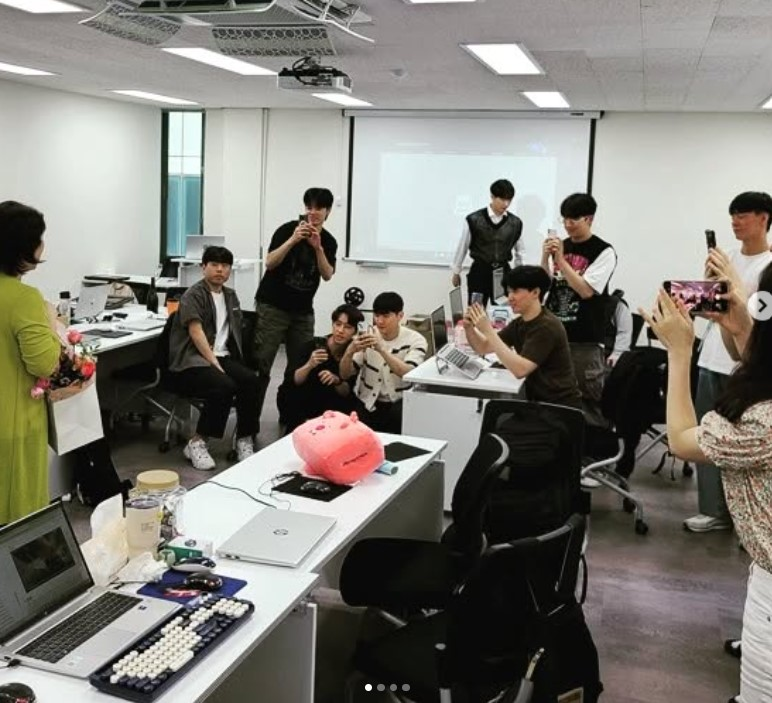
#> input picture python/sample.jpg, 772 x 703 px, given in place of the camera
$ python trackbarHSV.py
#> lines starting #> are read from the running program, lines starting #| are printed output that depends on the picture; after the words box and inside, x2 and y2 are one past the last pixel; in counts of white or black regions, pixels touching at a corner belong together
#트랙바에서 선택한대로 색깔검출

import cv2
import numpy as np
#cap = cv2.VideoCapture(r"C:\KIROS\pro_\a1_deep\basic\yoloRcCar.mp4")
cap = cv2.VideoCapture(0)
cap.set(3, 320)  # 프레임 너비
cap.set(4, 240)  # 프레임 높이

ch_hsv = np.array([0, 0, 0])  # 초기 HSV 값을 설정합니다.

def change_color(x):
  global ch_hsv
  r = cv2.getTrackbarPos("R", "Image")
  g = cv2.getTrackbarPos("G", "Image")
  b = cv2.getTrackbarPos("B", "Image")
  s = cv2.getTrackbarPos("S", "Image")
  v = cv2.getTrackbarPos("V", "Image")
  color = [b,g,r]
  image[:] = color

  pixel = np.uint8([[color]])
  hsv = cv2.cvtColor(pixel, cv2.COLOR_BGR2HSV)
  hsv = hsv[0][0]
  print("bgr: ", color)
  print("hsv: ", hsv)
  ch_hsv = [hsv[0],s,v]


image = np.zeros((600, 400, 3), np.uint8)
cv2.namedWindow("Image")

cv2.createTrackbar("R", "Image", 0, 255, change_color)
cv2.createTrackbar("G", "Image", 0, 255, change_color)
cv2.createTrackbar("B", "Image", 0, 255, change_color)
cv2.createTrackbar("S", "Image", 0, 255, change_color)
cv2.createTrackbar("V", "Image", 0, 255, change_color)

while True:
    ret, frame = cap.read()
#> frame is the input picture: shape (703, 772, 3); mean B, G, R 117.3, 124.3, 126.8
    if not ret:
        break

    hsv = cv2.cvtColor(frame, cv2.COLOR_BGR2HSV)
#> hsv: shape (703, 772, 3); mean H, S, V 40.1, 39.4, 128.9

    lower = np.array([ch_hsv[0] - 10, ch_hsv[1], ch_hsv[2]])
    upper = np.array([ch_hsv[0] + 10, 255, 255])
    img_mask = cv2.inRange(hsv, lower, upper)
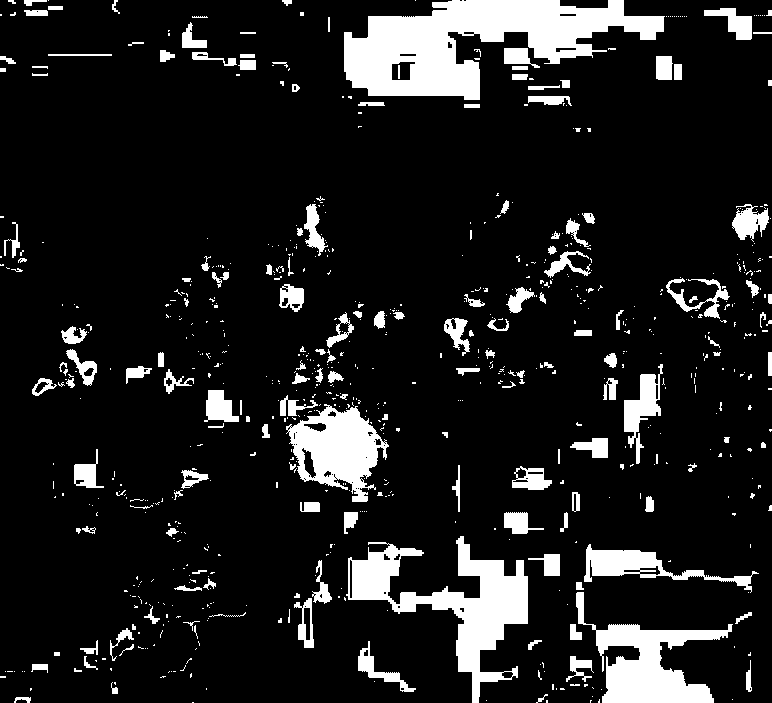
#> img_mask: shape (703, 772); 12% white; 746 white regions (579 under 20 px), largest, box (x1, y1, x2, y2) and area: (344, 0, 665, 100) 16455, (346, 536, 528, 703) 9454, (576, 592, 733, 703) 6331

    img_result = cv2.bitwise_and(frame, frame, mask=img_mask)
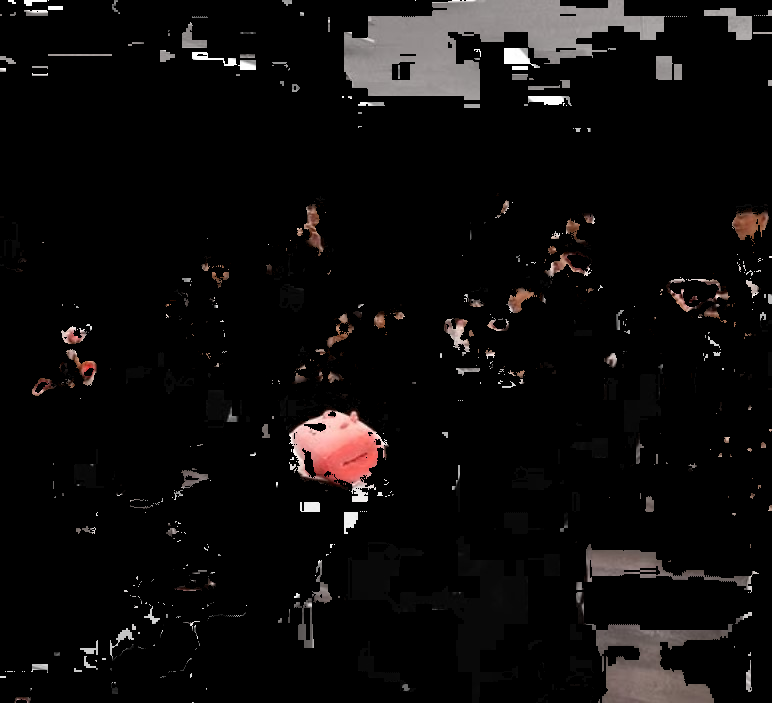
#> img_result: shape (703, 772, 3); mean B, G, R 11.4, 11.7, 13.4

    cv2.imshow('img_color', frame)
    cv2.imshow('img_mask', img_mask)
    cv2.imshow('img_result', img_result)
    cv2.imshow('Image', image)


    if cv2.waitKey(16) & 0xFF == 27:  # ESC 키를 누르면 종료
#> (key Esc is pressed here)
        break

cap.release()
cv2.destroyAllWindows()
